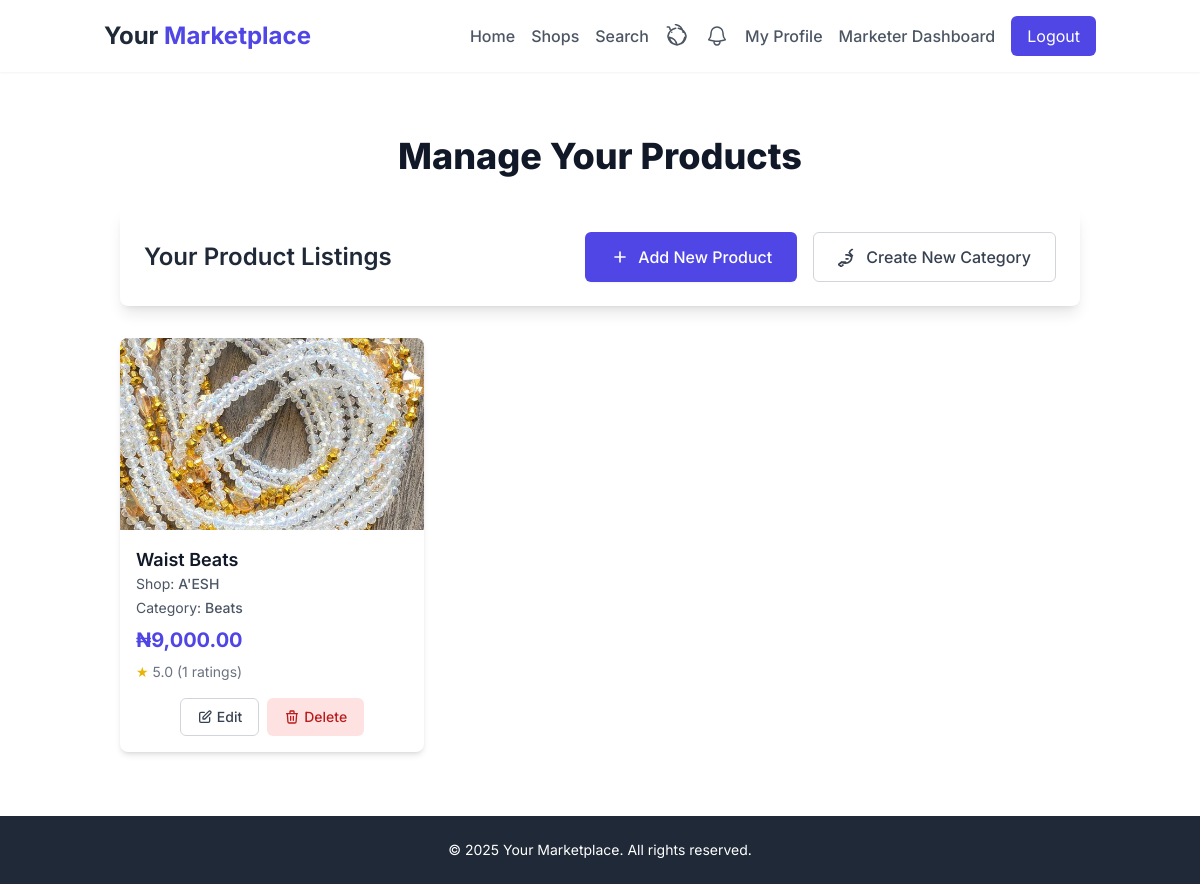
The page /marketer/products (signed in) on the database as committed earlier.
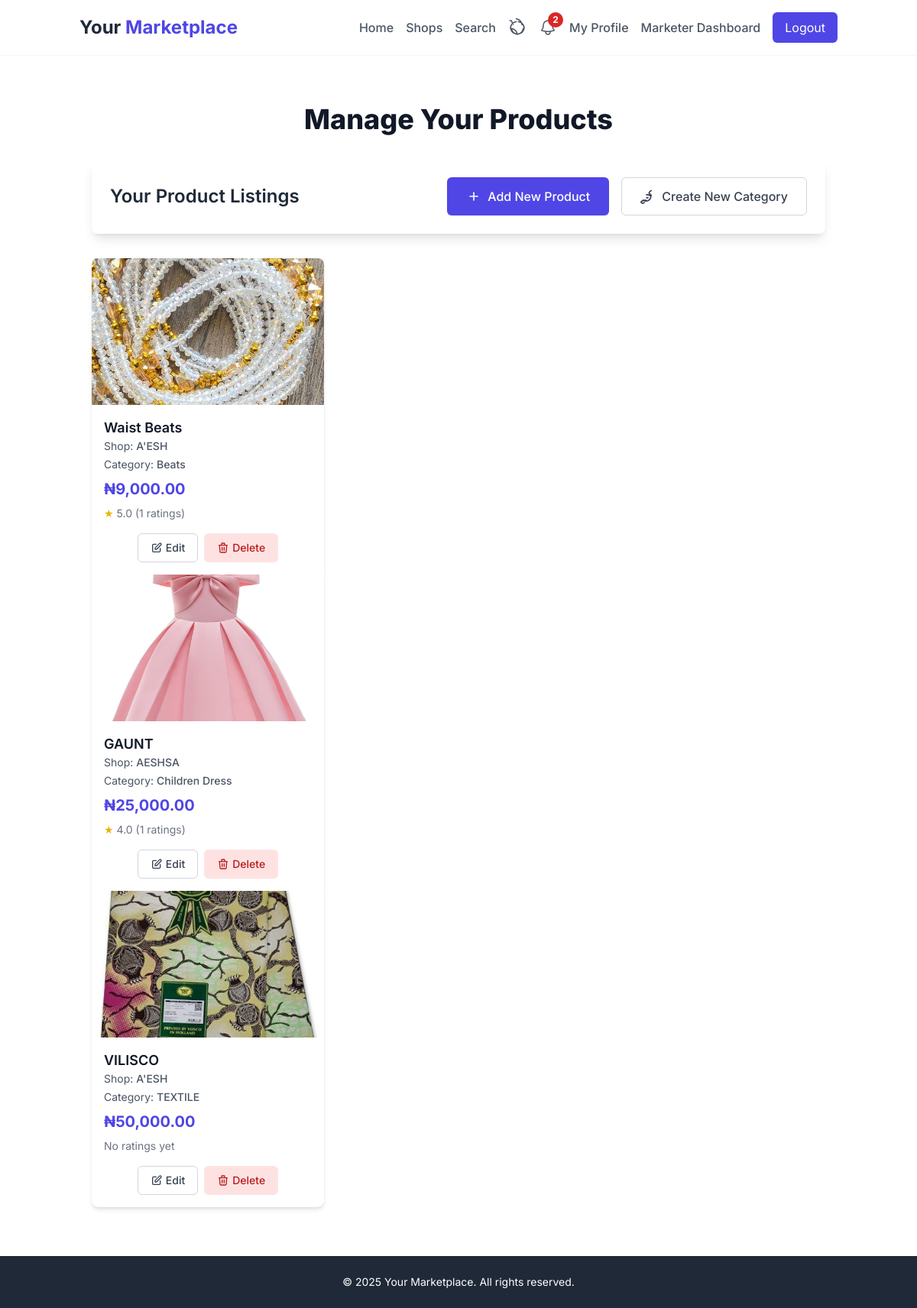
The same page on the database as committed later.
### app/models.py (models this page shows, shortened)
class Product(db.Model):
    id = db.Column(db.Integer, primary_key=True)
    name = db.Column(db.String(100), nullable=False)
    description = db.Column(db.Text)
    price = db.Column(db.Float)
    image = db.Column(db.String(100), nullable=True)
    is_active = db.Column(db.Boolean, default=True)
    shop_id = db.Column(db.Integer, db.ForeignKey('shop.id'))
    category_id = db.Column(db.Integer, db.ForeignKey('category.id'), nullable=True)
    created_at = db.Column(db.DateTime, default=datetime.utcnow)
    ratings = db.relationship('Rating', backref='product', lazy='dynamic')
    order_items = db.relationship('OrderItem', backref='product_ordered', lazy='dynamic')
    def formatted_price(self):
        return f"₦{self.price:,.2f}" if self.price else "₦0.00"
    def average_rating(self):
        ratings = [rating.value for rating in self.ratings]
        return round(sum(ratings) / len(ratings), 2) if ratings else 0

class Shop(db.Model):
    id = db.Column(db.Integer, primary_key=True)
    name = db.Column(db.String(100), nullable=False)
    description = db.Column(db.Text)
    location = db.Column(db.String(100))
    whatsapp_number = db.Column(db.String(20))
    logo = db.Column(db.String(100), nullable=True)
    user_id = db.Column(db.Integer, db.ForeignKey('user.id'))
    created_at = db.Column(db.DateTime, default=datetime.utcnow)
    products = db.relationship('Product', backref='shop', lazy='dynamic')
    ratings = db.relationship('Rating', backref='shop', lazy='dynamic')
    order_items = db.relationship('OrderItem', backref='shop_ordered', lazy='dynamic')
    __table_args__ = (
        db.UniqueConstraint('name', 'user_id', name='unique_shop_per_user'),
    )

class Category(db.Model):
    id = db.Column(db.Integer, primary_key=True)
    name = db.Column(db.String(50), nullable=False)
    shop_id = db.Column(db.Integer, db.ForeignKey('shop.id'), nullable=True)
    products = db.relationship('Product', backref='category', lazy='dynamic')
    __table_args__ = (
        db.UniqueConstraint('name', 'shop_id', name='unique_category_per_shop'),
    )

class Rating(db.Model):
    id = db.Column(db.Integer, primary_key=True)
    value = db.Column(db.Integer, nullable=False)
    comment = db.Column(db.Text)
    product_id = db.Column(db.Integer, db.ForeignKey('product.id'))
    user_id = db.Column(db.Integer, db.ForeignKey('user.id'))
    shop_id = db.Column(db.Integer, db.ForeignKey('shop.id'))
    created_at = db.Column(db.DateTime, default=datetime.utcnow)

### app/marketer/marketer.py (the view, shortened to what this page needs)
@bp.route('/products', methods=['GET', 'POST'])
@login_required
def manage_products():
    if current_user.role != 'marketer':
        flash('Access denied.', 'danger')
        return redirect(url_for('customer.index'))
    form = ProductForm()
    form.shop_id.choices = [(s.id, s.name) for s in current_user.shops.all()]
    if form.shop_id.data:
        form.update_categories(form.shop_id.data)
    elif current_user.shops.first():
        form.update_categories(current_user.shops.first().id)
    products = Product.query.join(Shop).filter(Shop.user_id == current_user.id).all()
    return render_template('marketer/products.html',
                         form=form,
                         products=products)

### app/forms.py (called while the page is built)
    def update_categories(self, shop_id):
        self.category_id.choices = [(c.id, c.name) for c in
                                  Category.query.filter_by(shop_id=shop_id).all()]

### app/models.py (called while the page is built)
@login.user_loader
def load_user(id):
    return User.query.get(int(id))

### app/templates/marketer/products.html (shortened to what this page needs)
{% extends "base.html" %}
{% block content %}
<div class="max-w-6xl mx-auto px-4 py-8">
    <h1 class="text-4xl font-extrabold text-gray-900 mb-8 text-center">Manage Your Products</h1>
    <div class="bg-white p-6 rounded-lg shadow-lg mb-8 flex flex-col md:flex-row justify-between items-center">
        <h2 class="text-2xl font-semibold text-gray-800 mb-4 md:mb-0">Your Product Listings</h2>
        <div class="flex flex-col md:flex-row space-y-2 md:space-y-0 md:space-x-4">
            <a href="{{ url_for('marketer.create_product') }}"
               class="inline-flex items-center px-6 py-3 border border-transparent text-base font-medium rounded-md shadow-sm text-white bg-indigo-600 hover:bg-indigo-700 focus:outline-none focus:ring-2 focus:ring-offset-2 focus:ring-indigo-500 transition-colors duration-200">
                <svg class="w-5 h-5 mr-2" fill="none" stroke="currentColor" viewBox="0 0 24 24" xmlns="http://www.w3.org/2000/svg"><path stroke-linecap="round" stroke-linejoin="round" stroke-width="2" d="M12 6v6m0 0v6m0-6h6m-6 0H6"></path></svg>
                Add New Product
            </a>
            <a href="{{ url_for('marketer.create_category') }}"
               class="inline-flex items-center px-6 py-3 border border-gray-300 text-base font-medium rounded-md text-gray-700 bg-white hover:bg-gray-50 focus:outline-none focus:ring-2 focus:ring-offset-2 focus:ring-indigo-500 transition-colors duration-200">
                Create New Category
            </a>
        </div>
    </div>
    {% if products %}
        <div class="grid grid-cols-1 sm:grid-cols-2 lg:grid-cols-3 gap-6">
            {% for product in products %}
                <div class="bg-white rounded-lg shadow-md overflow-hidden hover:shadow-lg transition-shadow duration-200 flex flex-col">
                    <img src="{{ url_for('static', filename='uploads/' + product.image) if product.image else url_for('static', filename='img/default_product.png') }}"
                         alt="{{ product.name }}"
                         class="w-full h-48 object-cover flex-shrink-0">
                    <div class="p-4 flex-grow flex flex-col justify-between">
                        <div>
                            <h3 class="text-lg font-semibold text-gray-900 truncate">{{ product.name }}</h3>
                            <p class="text-gray-600 text-sm mb-1">Shop: <span class="font-medium">{{ product.shop.name }}</span></p>
                            {% if product.category %}
                                <p class="text-gray-600 text-sm mb-2">Category: <span class="font-medium">{{ product.category.name }}</span></p>
                            {% endif %}
                            <p class="text-indigo-600 font-bold text-xl">{{ product.formatted_price() }}</p>
                            <div class="flex items-center text-sm text-gray-500 mt-2">
                                {% if product.average_rating() > 0 %}
                                    <span class="text-yellow-500 mr-1">★</span> {{ product.average_rating() }} ({{ product.ratings.count() }} ratings)
                                {% else %}
                                    No ratings yet
                                {% endif %}
                            </div>
                        </div>
                        <div class="mt-4 flex flex-wrap gap-2 justify-center">
                            <a href="{{ url_for('marketer.edit_product', product_id=product.id) }}"
                               class="inline-flex items-center px-4 py-2 border border-gray-300 text-sm font-medium rounded-md text-gray-700 bg-white hover:bg-gray-50 focus:outline-none focus:ring-2 focus:ring-offset-2 focus:ring-indigo-500 transition-colors duration-200">
                                Edit
                            </a>
                            <form action="{{ url_for('marketer.delete_product', product_id=product.id) }}" method="POST" onsubmit="return confirm('Are you sure you want to delete this product?');">
                                <button type="submit" class="inline-flex items-center px-4 py-2 border border-transparent text-sm font-medium rounded-md text-red-700 bg-red-100 hover:bg-red-200 focus:outline-none focus:ring-2 focus:ring-offset-2 focus:ring-red-500 transition-colors duration-200">
                                    Delete
                                </button>
                            </form>
                        </div>
                    </div>
                {% endfor %}
            </div>
        {% else %}
            <div class="bg-white p-6 rounded-lg shadow-md text-center text-gray-600">
                <p class="text-lg">You haven't added any products yet.</p>
                <p class="mt-2 text-sm">Use the "Add New Product" button above to get started!</p>
            </div>
        {% endif %}
    </div>
</div>
{% endblock %}

### app/templates/base.html (shortened to what this page needs)
<!DOCTYPE html>
<html lang="en">
<head>
    <script src="https://cdn.tailwindcss.com"></script>
    <link rel="stylesheet" href="{{ url_for('static', filename='css/style.css') }}">
</head>
<body class="min-h-screen flex flex-col">
    {% include 'components/navbar.html' %}
    <main class="flex-grow container mx-auto px-4 py-8">
        {% block content %}{% endblock %}
    </main>
    {% include 'components/footer.html' %}
</body>
</html>

### app/templates/components/navbar.html (shortened to what this page needs)
<header class="bg-white shadow-sm p-4 sticky top-0 z-50">
    <nav class="container mx-auto flex justify-between items-center px-4">
        <a href="{{ url_for('customer.index') }}" class="text-2xl font-bold text-gray-800">
            Your <span class="text-indigo-600">Marketplace</span>
        </a>
        <div class="space-x-4 flex items-center">
            <a href="{{ url_for('customer.index') }}" class="text-gray-600 hover:text-indigo-600 font-medium">Home</a>
            <a href="{{ url_for('customer.shop_list') }}" class="text-gray-600 hover:text-indigo-600 font-medium">Shops</a>
            <a href="{{ url_for('customer.search') }}" class="text-gray-600 hover:text-indigo-600 font-medium">Search</a>
            <a href="{{ url_for('customer.view_cart') }}" class="relative text-gray-600 hover:text-indigo-600 font-medium">
            </a>
            {% if current_user.is_authenticated and current_user.role == 'marketer' %}
                <a href="{{ url_for('marketer.marketer_notifications') }}" class="relative text-gray-600 hover:text-indigo-600 font-medium">
                    {% if current_user.is_authenticated and current_user.notifications.filter_by(is_read=False).count() > 0 %}
                        <span class="absolute -top-2 -right-2 bg-red-600 text-white text-xs font-bold rounded-full h-5 w-5 flex items-center justify-center">
                            {{ current_user.notifications.filter_by(is_read=False).count() }}
                        </span>
                    {% endif %}
                </a>
            {% endif %}
            {% if current_user.is_authenticated %}
                <a href="{{ url_for('customer.customer_profile') if current_user.role == 'customer' else url_for('marketer.marketer_profile') }}" class="text-gray-600 hover:text-indigo-600 font-medium">My Profile</a>
            {% endif %}
            {% if current_user.is_authenticated %}
                {% if current_user.role == 'admin' %}
                    <a href="{{ url_for('admin.dashboard') }}" class="text-gray-600 hover:text-indigo-600 font-medium">Admin Dashboard</a>
                {% elif current_user.role == 'marketer' %}
                    <a href="{{ url_for('marketer.dashboard') }}" class="text-gray-600 hover:text-indigo-600 font-medium">Marketer Dashboard</a>
                {% endif %}
                <a href="{{ url_for('auth.logout') }}" class="px-4 py-2 bg-indigo-600 text-white rounded-md hover:bg-indigo-700 transition-colors duration-200">Logout</a>
            {% endif %}
        </div>
    </nav>
</header>

### app/templates/components/footer.html
<footer class="bg-gray-800 text-white p-6 text-center mt-auto">
    <p class="text-sm">&copy; {{ moment().format('YYYY') }} Your Marketplace. All rights reserved.</p>
</footer>

### app/templates/base.html (style rules this page uses)
body { font-family: 'Inter', sans-serif; color: #1a202c; @apply bg-gray-50; }

Rows that differ between the two databases and show on the page:
added Product: image (picture), name "GAUNT", shop.name "AESHSA", category.name "Children Dress", formatted_price "₦25,000.00", average_rating "4.0", ratings.count "1"
added Product: image (picture), name "VILISCO", shop.name "A'ESH", category.name "TEXTILE", formatted_price "₦50,000.00", shows "No ratings yet"
Other text that changed with them:
{{ current_user.notifications.filter_by(is_read=False).count() }}: (not shown) → "2"
